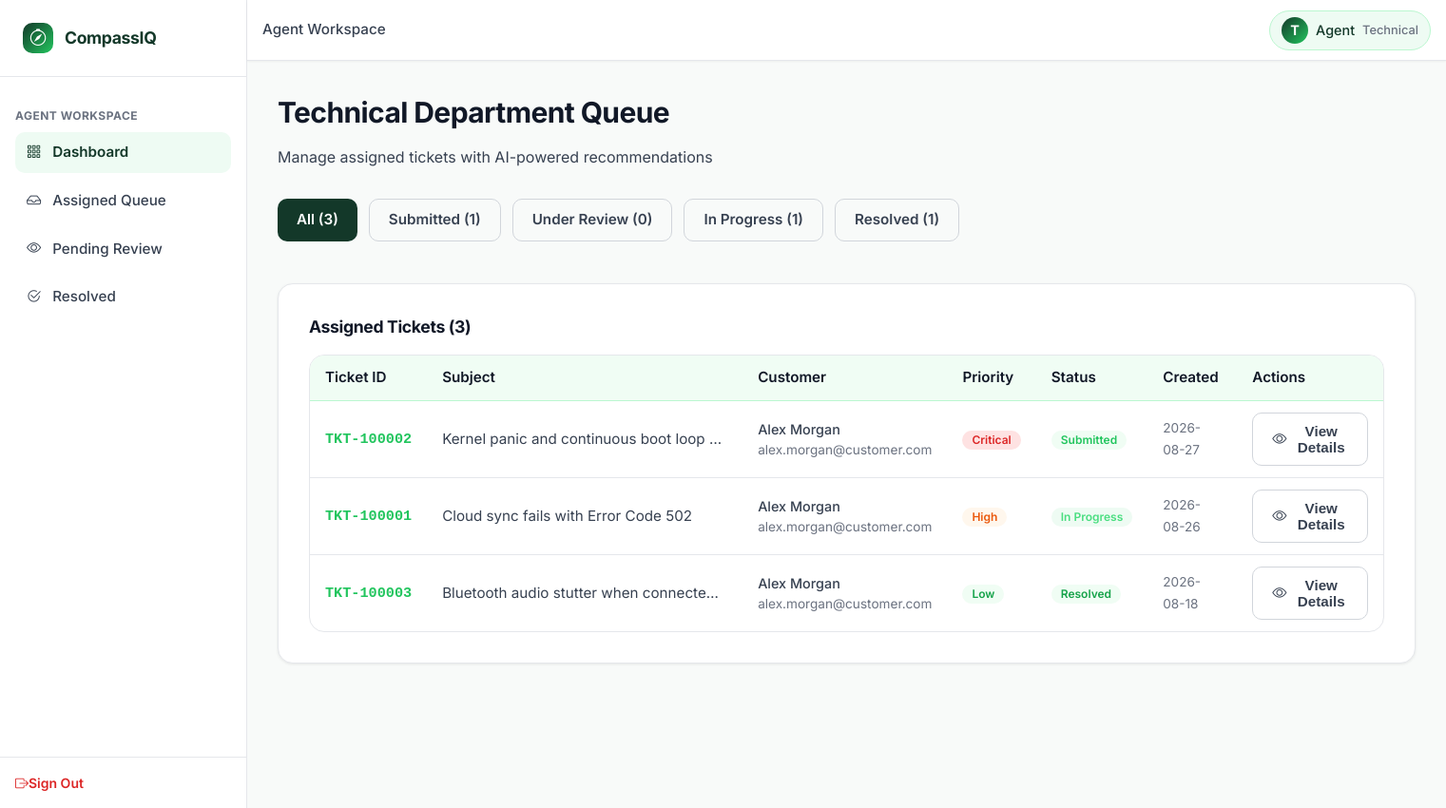
The app's page /agent/dashboard (signed in), older data.
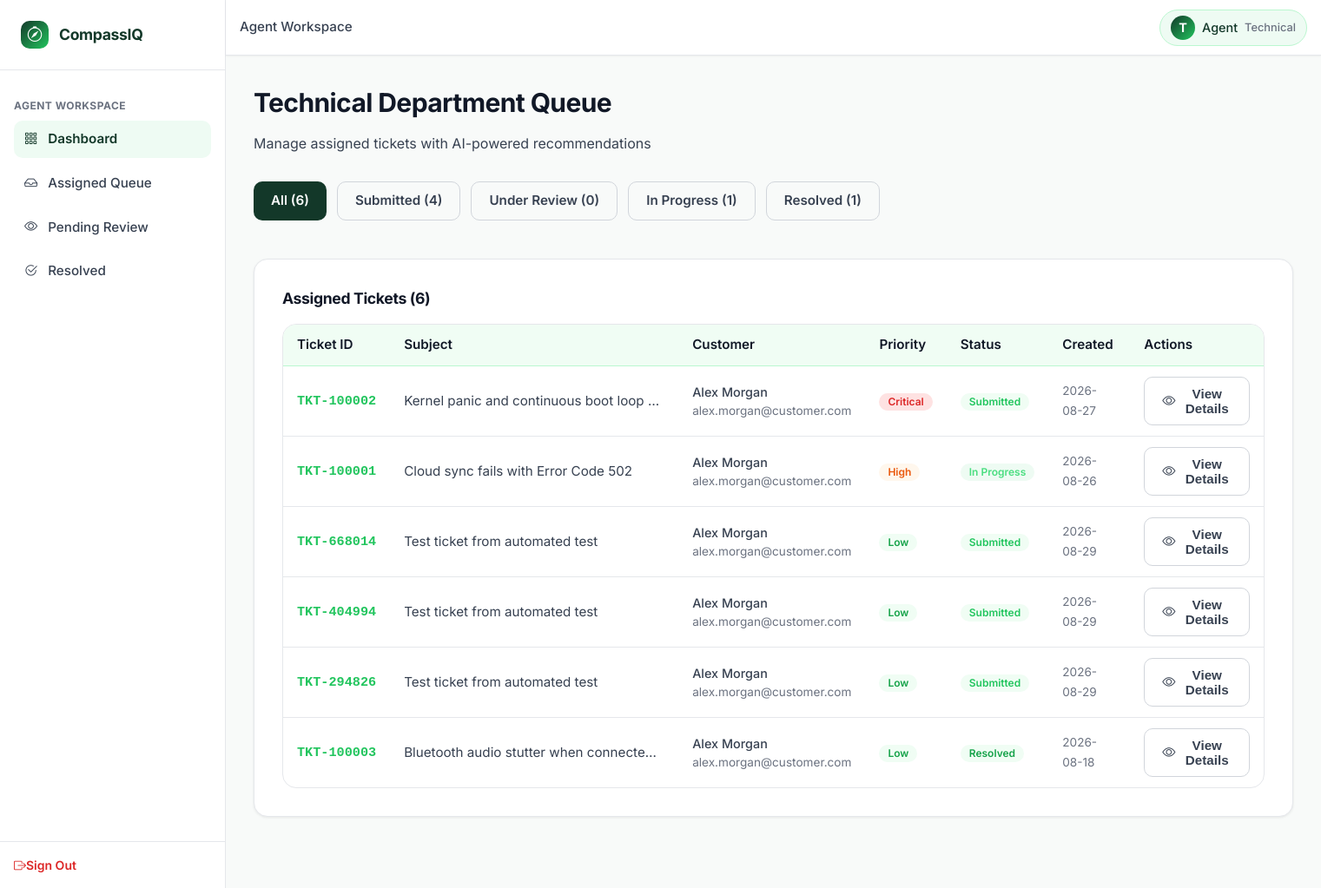
The same page, newer data.
### tables this page shows
CREATE TABLE users (
    user_id INTEGER PRIMARY KEY AUTOINCREMENT,
    full_name TEXT NOT NULL,
    email TEXT UNIQUE NOT NULL,
    password_hash TEXT NOT NULL,
    role TEXT NOT NULL DEFAULT 'customer' CHECK(role IN ('customer', 'agent', 'admin')),
    department TEXT DEFAULT 'None' CHECK(department IN ('Technical', 'Billing', 'Account', 'General Inquiry', 'None')),
    bill_no_product_id TEXT,
    account_status TEXT DEFAULT 'PENDING' CHECK(account_status IN ('PENDING', 'APPROVED', 'REJECTED', 'BANNED')),
    created_at DATETIME DEFAULT CURRENT_TIMESTAMP
);

CREATE TABLE tickets (
    ticket_id TEXT PRIMARY KEY,
    customer_id INTEGER NOT NULL,
    subject TEXT NOT NULL,
    description TEXT NOT NULL,
    predicted_category TEXT NOT NULL CHECK(predicted_category IN ('Technical', 'Billing', 'Account', 'General Inquiry', 'Fraud')),
    predicted_priority TEXT NOT NULL CHECK(predicted_priority IN ('Low', 'Medium', 'High', 'Critical')),
    assigned_department TEXT NOT NULL CHECK(assigned_department IN ('Technical', 'Billing', 'Account', 'General Inquiry', 'Admin_Fraud')),
    status TEXT DEFAULT 'Submitted' CHECK(status IN ('Submitted', 'Under Review', 'In Progress', 'Resolved', 'Closed')),
    assigned_agent_id INTEGER,
    resolution_notes TEXT,
    satisfaction_score INTEGER CHECK(satisfaction_score BETWEEN 1 AND 5),
    customer_feedback TEXT,
    created_at DATETIME DEFAULT CURRENT_TIMESTAMP,
    resolved_at DATETIME,
    CONSTRAINT fk_ticket_customer FOREIGN KEY (customer_id) REFERENCES users (user_id) ON DELETE CASCADE,
    CONSTRAINT fk_ticket_agent FOREIGN KEY (assigned_agent_id) REFERENCES users (user_id) ON DELETE SET NULL
);

### app.py (the view)
@app.route('/agent/dashboard')
@agent_required
def agent_dashboard():
    agent_dept = g.user['department']
    status_filter = request.args.get('status', 'all')
    sql = """
        SELECT t.*, u.full_name as customer_name, u.email as customer_email,
               a.full_name as agent_name
        FROM tickets t
        JOIN users u ON t.customer_id = u.user_id
        LEFT JOIN users a ON t.assigned_agent_id = a.user_id
        WHERE t.assigned_department = ?
    """
    params = [agent_dept]
    if status_filter != 'all':
        sql += " AND t.status = ?"
        params.append(status_filter)
    sql += " ORDER BY CASE t.predicted_priority WHEN 'Critical' THEN 1 WHEN 'High' THEN 2 WHEN 'Medium' THEN 3 WHEN 'Low' THEN 4 ELSE 5 END, t.created_at DESC"
    tickets = query_db(sql, tuple(params))
    counts = query_db(
        """SELECT
            COUNT(*) as total,
            SUM(status = 'Submitted') as count_submitted,
            SUM(status = 'Under Review') as count_under_review,
            SUM(status = 'In Progress') as count_in_progress,
            SUM(status = 'Resolved') as count_resolved
           FROM tickets
           WHERE assigned_department = ?""",
        (agent_dept,),
        one=True
    )
    return render_template(
        'department_dashboard.html',
        tickets=tickets,
        counts=counts or {},
        current_status=status_filter,
        department=agent_dept
    )

### templates/department_dashboard.html (shortened to what this page needs)
{% extends 'base.html' %}
{% block breadcrumb %}Agent Workspace{% endblock %}
{% block content %}
<div class="page-header">
    <h1 class="page-title">{{ department }} Department Queue</h1>
    <p class="page-subtitle">Manage assigned tickets with AI-powered recommendations</p>
</div>
<div style="display: flex; gap: var(--spacing-md); margin-bottom: var(--spacing-2xl); overflow-x: auto; padding-bottom: var(--spacing-md);">
    <a href="{{ url_for('agent_dashboard', status='all') }}" class="btn {% if current_status == 'all' %}btn-primary{% else %}btn-secondary{% endif %}">
        All ({{ counts.total or 0 }})
    </a>
    <a href="{{ url_for('agent_dashboard', status='Submitted') }}" class="btn {% if current_status == 'Submitted' %}btn-primary{% else %}btn-secondary{% endif %}">
        Submitted ({{ counts.count_submitted or 0 }})
    </a>
    <a href="{{ url_for('agent_dashboard', status='Under Review') }}" class="btn {% if current_status == 'Under Review' %}btn-primary{% else %}btn-secondary{% endif %}">
        Under Review ({{ counts.count_under_review or 0 }})
    </a>
    <a href="{{ url_for('agent_dashboard', status='In Progress') }}" class="btn {% if current_status == 'In Progress' %}btn-primary{% else %}btn-secondary{% endif %}">
        In Progress ({{ counts.count_in_progress or 0 }})
    </a>
    <a href="{{ url_for('agent_dashboard', status='Resolved') }}" class="btn {% if current_status == 'Resolved' %}btn-primary{% else %}btn-secondary{% endif %}">
        Resolved ({{ counts.count_resolved or 0 }})
    </a>
</div>
<div class="card">
    <div style="padding: var(--spacing-lg);">
        <h3 style="margin: 0 0 var(--spacing-lg) 0; font-size: 1.1rem;">Assigned Tickets ({{ tickets|length }})</h3>
        {% if tickets|length == 0 %}
            <div style="padding: var(--spacing-3xl) var(--spacing-lg); text-align: center; color: var(--text-muted);">
                <i class="bi bi-inbox" style="font-size: 2rem; display: block; margin-bottom: var(--spacing-lg);"></i>
                <p>No tickets in this queue</p>
            </div>
        {% else %}
            <div class="table-container">
                <table class="enterprise-table">
                    <thead>
                        <tr>
                            <th>Ticket ID</th>
                            <th>Subject</th>
                            <th>Customer</th>
                            <th>Priority</th>
                            <th>Status</th>
                            <th>Created</th>
                            <th>Actions</th>
                        </tr>
                    </thead>
                    <tbody>
                        {% for ticket in tickets %}
                            <tr>
                                <td>
                                    <span class="no-wrap" style="font-family: 'Courier New', monospace; font-weight: var(--font-weight-bold); color: var(--accent-green);">{{ ticket.ticket_id }}</span>
                                </td>
                                <td>
                                    <div style="max-width: 300px; overflow: hidden; text-overflow: ellipsis; white-space: nowrap;">
                                        {{ ticket.subject }}
                                    </div>
                                </td>
                                <td>
                                    <div style="font-size: 0.9rem;">
                                        <div style="font-weight: 500;">{{ ticket.customer_name }}</div>
                                        <div style="color: var(--text-muted); font-size: 0.85rem;">{{ ticket.customer_email }}</div>
                                    </div>
                                </td>
                                <td>
                                    <span class="badge badge-priority-{{ ticket.predicted_priority }}">{{ ticket.predicted_priority }}</span>
                                </td>
                                <td>
                                    <span class="badge badge-status-{{ ticket.status|replace(' ', '') }}">{{ ticket.status }}</span>
                                </td>
                                <td>
                                    <span class="text-muted" style="font-size: 0.85rem;">{{ ticket.created_at[:10] if ticket.created_at else '' }}</span>
                                </td>
                                <td>
                                    <button type="button" class="btn btn-secondary btn-sm" onclick="openTicketModal('{{ ticket.ticket_id }}')">
                                        <i class="bi bi-eye"></i> View Details
                                    </button>
                                </td>
                            </tr>
                        {% endfor %}
                    </tbody>
                </table>
            </div>
        {% endif %}
    </div>
</div>
{% endblock %}

### templates/base.html (shortened to what this page needs)
<!DOCTYPE html>
<html lang="en">
<head>
    <link rel="stylesheet" href="https://cdn.jsdelivr.net/npm/bootstrap-icons@1.11.3/font/bootstrap-icons.min.css">
    <link rel="stylesheet" href="{{ url_for('static', filename='css/variables.css') }}">
    <link rel="stylesheet" href="{{ url_for('static', filename='css/components.css') }}">
    <link rel="stylesheet" href="{{ url_for('static', filename='css/style.css') }}">
</head>
<body>
    <div id="app">
        <aside class="sidebar" id="sidebar">
            <a href="{{ url_for('index') }}" class="sidebar-brand">
                <div class="sidebar-brand-icon">
                    <i class="bi bi-compass"></i>
                </div>
                <div class="sidebar-brand-text">CompassIQ</div>
            </a>
            <nav class="sidebar-nav">
                {% if g.user %}
                    {% if g.user.role == 'customer' %}
                        <div class="nav-section-title">Main</div>
                        <div class="nav-item">
                            <a href="{{ url_for('customer_dashboard') }}" class="nav-link {% if request.endpoint == 'customer_dashboard' %}active{% endif %}">
                                <i class="bi bi-grid-3x3-gap"></i>
                                <span>Dashboard</span>
                            </a>
                        </div>
                        <div class="nav-item">
                            <a href="{{ url_for('customer_dashboard') }}" class="nav-link">
                                <i class="bi bi-plus-circle"></i>
                                <span>Create Ticket</span>
                            </a>
                        </div>
                        <div class="nav-section-title mt-4">My Activity</div>
                        <div class="nav-item">
                            <a href="{{ url_for('customer_dashboard') }}" class="nav-link">
                                <i class="bi bi-clock-history"></i>
                                <span>Ticket History</span>
                            </a>
                        </div>
                        <div class="nav-item">
                            <a href="{{ url_for('customer_dashboard') }}" class="nav-link">
                                <i class="bi bi-person-circle"></i>
                                <span>Profile</span>
                            </a>
                        </div>
                    {% elif g.user.role == 'agent' %}
                        <div class="nav-section-title">Agent Workspace</div>
                        <div class="nav-item">
                            <a href="{{ url_for('agent_dashboard') }}" class="nav-link {% if request.endpoint == 'agent_dashboard' %}active{% endif %}">
                                <i class="bi bi-grid-3x3-gap"></i>
                                <span>Dashboard</span>
                            </a>
                        </div>
                        <div class="nav-item">
                            <a href="{{ url_for('agent_dashboard') }}" class="nav-link">
                                <i class="bi bi-inbox"></i>
                                <span>Assigned Queue</span>
                            </a>
                        </div>
                        <div class="nav-item">
                            <a href="{{ url_for('agent_dashboard') }}" class="nav-link">
                                <i class="bi bi-eye"></i>
                                <span>Pending Review</span>
                            </a>
                        </div>
                        <div class="nav-item">
                            <a href="{{ url_for('agent_dashboard') }}" class="nav-link">
                                <i class="bi bi-check2-circle"></i>
                                <span>Resolved</span>
                            </a>
                        </div>
                    {% endif %}
                {% endif %}
            </nav>
            <div class="sidebar-footer">
                {% if g.user %}
                    <a href="{{ url_for('logout') }}" class="sign-out-link">
                        <i class="bi bi-box-arrow-right me-2"></i>Sign Out
                    </a>
                {% endif %}
            </div>
        </aside>
        <header class="header">
            <div class="header-left">
                <div class="header-breadcrumb">
                    {% block breadcrumb %}Dashboard{% endblock %}
                </div>
            </div>
            <div class="header-actions">
                {% if g.user %}
                    <a href="#" class="user-profile-pill">
                        <div class="user-avatar">{{ g.user.full_name[0].upper() }}</div>
                        <span>{{ g.user.role|title }}</span>
                        {% if g.user.department and g.user.department != 'None' %}
                            <span style="font-size: 0.8rem; color: var(--text-muted);">{{ g.user.department }}</span>
                        {% endif %}
                    </a>
                {% endif %}
            </div>
        </header>
        <main class="main-content">
            {% block content %}{% endblock %}
        </main>
    </div>
</body>
</html>

Row changes from the older to the newer data that the page shows:
added tickets: ticket_id "TKT-668014", subject "Test ticket from automated test", customer_name "Alex Morgan", customer_email "alex.morgan@customer.com", predicted_priority "Low", status "Submitted", created_at "2026-08-29"
added tickets: ticket_id "TKT-404994", subject "Test ticket from automated test", customer_name "Alex Morgan", customer_email "alex.morgan@customer.com", predicted_priority "Low", status "Submitted", created_at "2026-08-29"
added tickets: ticket_id "TKT-294826", subject "Test ticket from automated test", customer_name "Alex Morgan", customer_email "alex.morgan@customer.com", predicted_priority "Low", status "Submitted", created_at "2026-08-29"
Text that changed along with them:
{{ counts.total or 0 }}: "3" → "6"
{{ counts.count_submitted or 0 }}: "1" → "4"
{{ tickets|length }}: "3" → "6"
